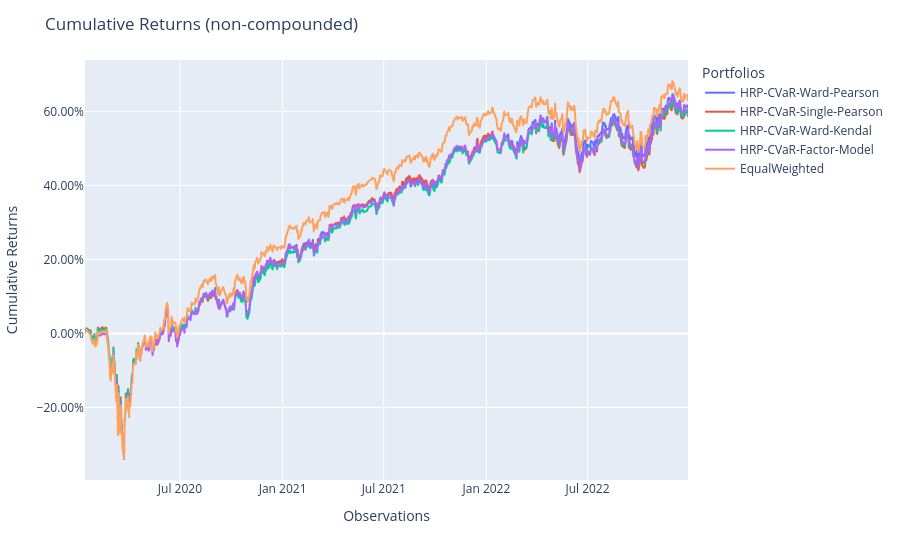

Write notebook code for a chart like this one.
### Code cell
population_test = Population([])
for model in [model1, model2, model3, model4, bench]:
    population_test.append(model.predict(X_test))

population_test.plot_cumulative_returns()

### Figure 1 — Plotly figure (JSON) as saved in the notebook; plotly's stock layout.template omitted (floating-point values rounded to 4 significant figures; data arrays with more than 128 entries replaced by an {"elided": "..."} marker saying what was removed)
{"data": [{"hovertemplate": "variable=HRP-CVaR-Ward-Pearson<br>index=%{x}<br>value=%{y}<extra></extra>", "legendgroup": "HRP-CVaR-Ward-Pearson", "line": {"color": "#636efa", "dash": "solid"}, "marker": {"symbol": "circle"}, "mode": "lines", "name": "HRP-CVaR-Ward-Pearson", "showlegend": true, "type": "scattergl", "x": {"elided": "747 str values"}, "xaxis": "x", "y": {"elided": "747 float values"}, "yaxis": "y"}, {"hovertemplate": "variable=HRP-CVaR-Single-Pearson<br>index=%{x}<br>value=%{y}<extra></extra>", "legendgroup": "HRP-CVaR-Single-Pearson", "line": {"color": "#EF553B", "dash": "solid"}, "marker": {"symbol": "circle"}, "mode": "lines", "name": "HRP-CVaR-Single-Pearson", "showlegend": true, "type": "scattergl", "x": {"elided": "747 str values"}, "xaxis": "x", "y": {"elided": "747 float values"}, "yaxis": "y"}, {"hovertemplate": "variable=HRP-CVaR-Ward-Kendal<br>index=%{x}<br>value=%{y}<extra></extra>", "legendgroup": "HRP-CVaR-Ward-Kendal", "line": {"color": "#00cc96", "dash": "solid"}, "marker": {"symbol": "circle"}, "mode": "lines", "name": "HRP-CVaR-Ward-Kendal", "showlegend": true, "type": "scattergl", "x": {"elided": "747 str values"}, "xaxis": "x", "y": {"elided": "747 float values"}, "yaxis": "y"}, {"hovertemplate": "variable=HRP-CVaR-Factor-Model<br>index=%{x}<br>value=%{y}<extra></extra>", "legendgroup": "HRP-CVaR-Factor-Model", "line": {"color": "#ab63fa", "dash": "solid"}, "marker": {"symbol": "circle"}, "mode": "lines", "name": "HRP-CVaR-Factor-Model", "showlegend": true, "type": "scattergl", "x": {"elided": "747 str values"}, "xaxis": "x", "y": {"elided": "747 float values"}, "yaxis": "y"}, {"hovertemplate": "variable=EqualWeighted<br>index=%{x}<br>value=%{y}<extra></extra>", "legendgroup": "EqualWeighted", "line": {"color": "#FFA15A", "dash": "solid"}, "marker": {"symbol": "circle"}, "mode": "lines", "name": "EqualWeighted", "showlegend": true, "type": "scattergl", "x": {"elided": "747 str values"}, "xaxis": "x", "y": {"elided": "747 float values"}, "yaxis": "y"}], "layout": {"legend": {"title": {"text": "Portfolios"}, "tracegroupgap": 0}, "margin": {"t": 60}, "title": {"text": "Cumulative Returns (non-compounded)"}, "xaxis": {"anchor": "y", "domain": [0, 1], "title": {"text": "Observations"}}, "yaxis": {"anchor": "x", "domain": [0, 1], "tickformat": ".2%", "title": {"text": "Cumulative Returns"}}}}
